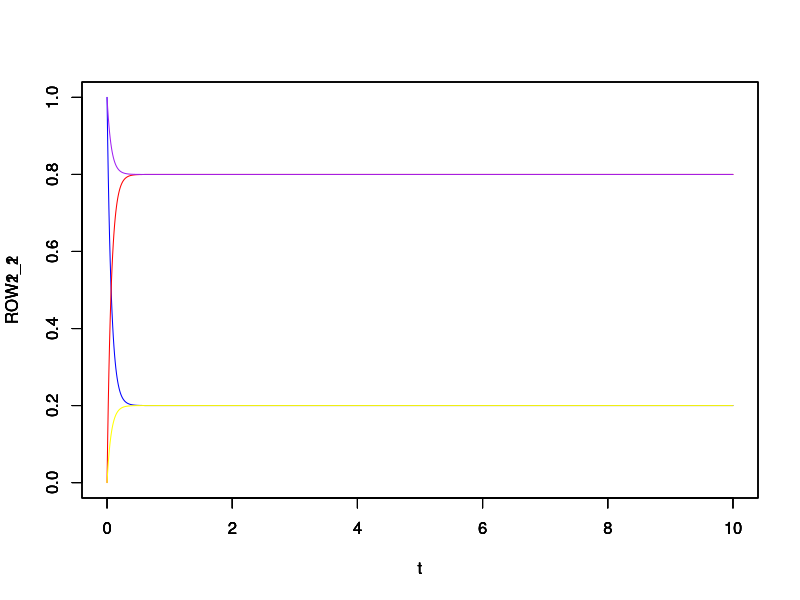
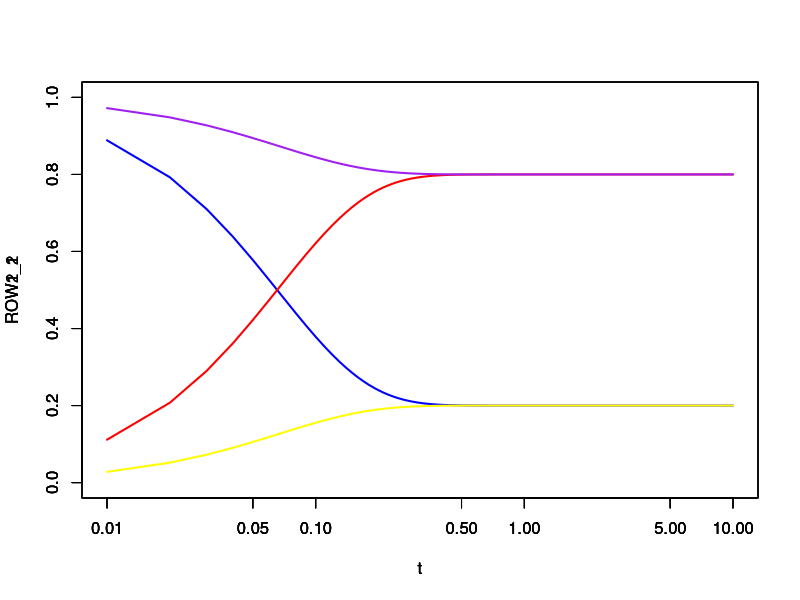

R code for these plots, in order:
library(expm)
Q <- matrix(c(-12,12,3,-3),nrow=2,ncol=2,byrow=TRUE)
index <- c(1)
ROW1_1 <-  matrix(c(0:100),nrow=1,ncol=101,byrow=TRUE)
ROW1_2 <-  matrix(c(0:100),nrow=1,ncol=101,byrow=TRUE)
ROW2_1 <-  matrix(c(0:100),nrow=1,ncol=101,byrow=TRUE)
ROW2_2 <-  matrix(c(0:100),nrow=1,ncol=101,byrow=TRUE)
for (t in seq(0,10,by=0.01))
{
  P = expm(Q*t);
  ROW1_1[index] = P[c(1),c(1)];
  ROW1_2[index] = P[c(1),c(2)];
  ROW2_1[index] = P[c(2),c(1)];
  ROW2_2[index] = P[c(2),c(2)];
  index = index +1;
}
t <- seq(0,10,by=0.01)
plot(t,ROW1_1,type="l",xlim=c(0.0,10),ylim=c(0.0,1),col="blue")
par(new=T)
plot(t,ROW1_2,type="l",xlim=c(0.0,10),ylim=c(0.0,1),col="red")
par(new=T)
plot(t,ROW2_1,type="l",xlim=c(0.0,10),ylim=c(0.0,1),col="yellow")
par(new=T)
plot(t,ROW2_2,type="l",xlim=c(0.0,10),ylim=c(0.0,1),col="purple")
par(new=F)

plot(t,ROW1_1,log="x",pch=16,type="l",lwd=2,ylim=c(0.0,1),col="blue")
par(new=T)
plot(t,ROW1_2,log="x",pch=16,type="l",lwd=2,ylim=c(0.0,1),col="red")
par(new=T)
plot(t,ROW2_1,log="x",pch=16,type="l",lwd=2,ylim=c(0.0,1),col="yellow")
par(new=T)
plot(t,ROW2_2,log="x",pch=16,type="l",lwd=2,ylim=c(0.0,1),col="purple")
par(new=F)
